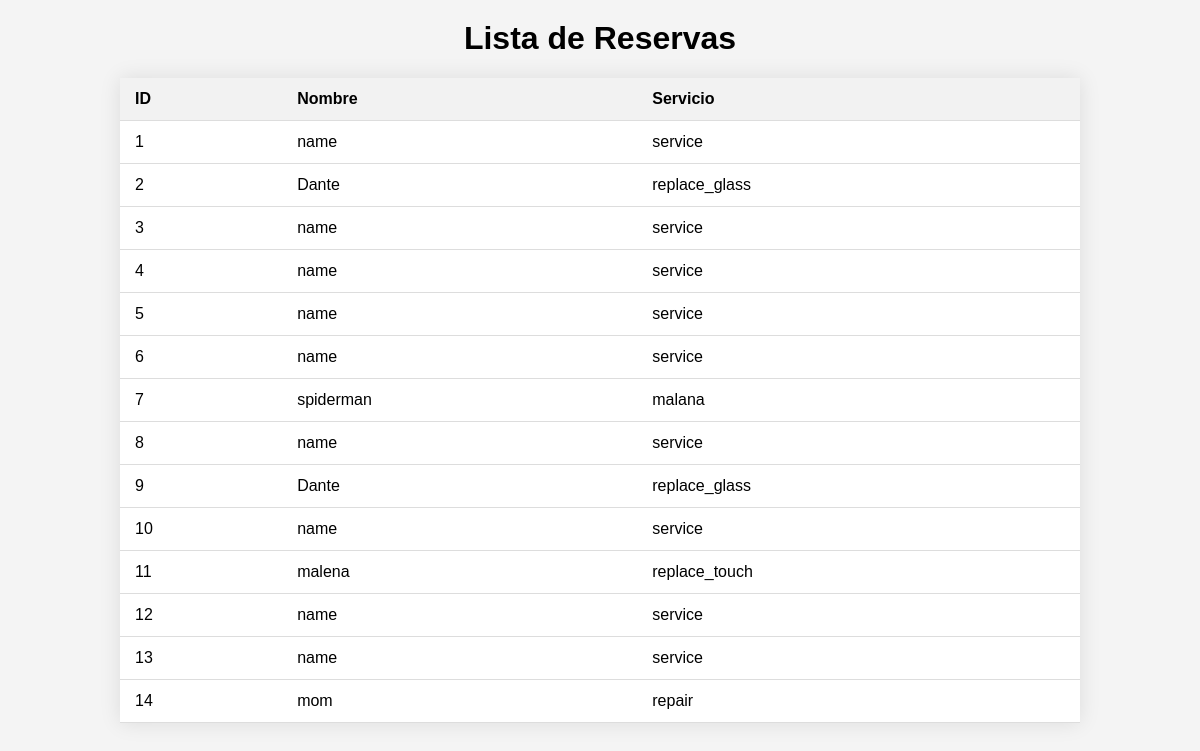
Page /whinter/list/ on the earlier database version.
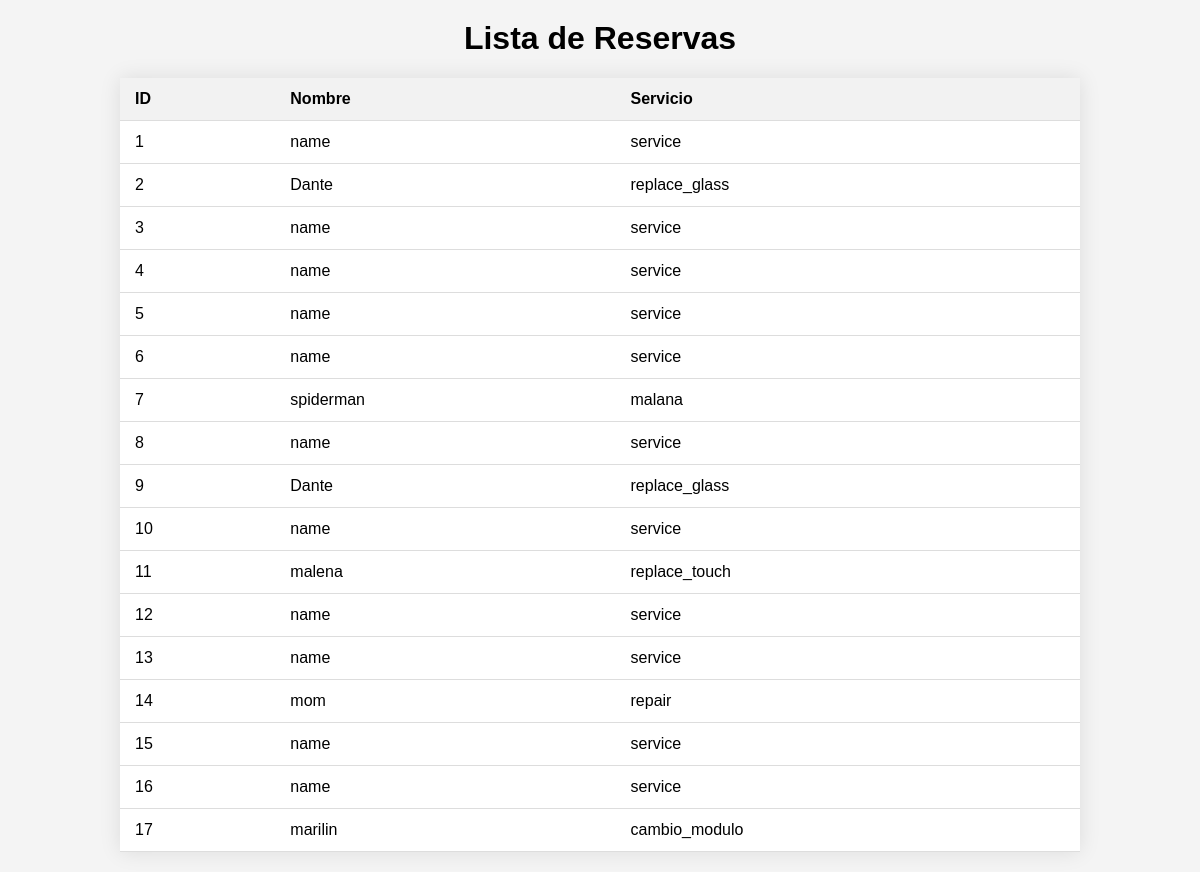
Same page on the later database version.
### whinter/models.py (models this page shows, shortened)
class Booking(models.Model):
    name = models.CharField(max_length=50)
    service = models.CharField(max_length=50)

### whinter/views.py (the view)
# urls.py: path('list/', list),
def list(request):
    print("-" * 100)
    print("-" * 100)
    print(request.method)
    booking = Booking.objects.all()
    client_list= {
        'booking' : booking
    }
    return render(request, 'template3.html', client_list)

### whinter/templates/template3.html (shortened to what this page needs)
<!DOCTYPE html>
<html lang="en">
<head>
</head>
<body>
    <h1>Lista de Reservas</h1>
    <table>
        <thead>
            <tr>
                <th>ID</th>
                <th>Nombre</th>
                <th>Servicio</th>
            </tr>
        </thead>
        <tbody>
            {% for booking in booking %}
            <tr>
                <td>{{ booking.id }}</td>
                <td>{{ booking.name }}</td>
                <td>{{ booking.service }}</td>
            </tr>
            {% endfor %}
        </tbody>
    </table>
</body>
</html>

Differences in the rows shown:
added Booking: id "15", name "name", service "service"
added Booking: id "16", name "name", service "service"
added Booking: id "17", name "marilin", service "cambio_modulo"
